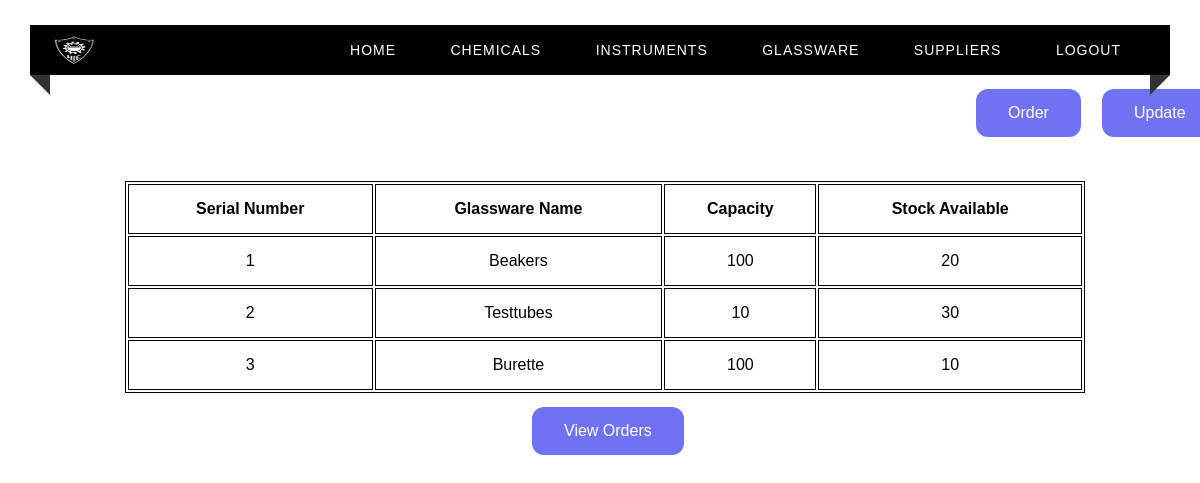
The app's page /glassware, older data.
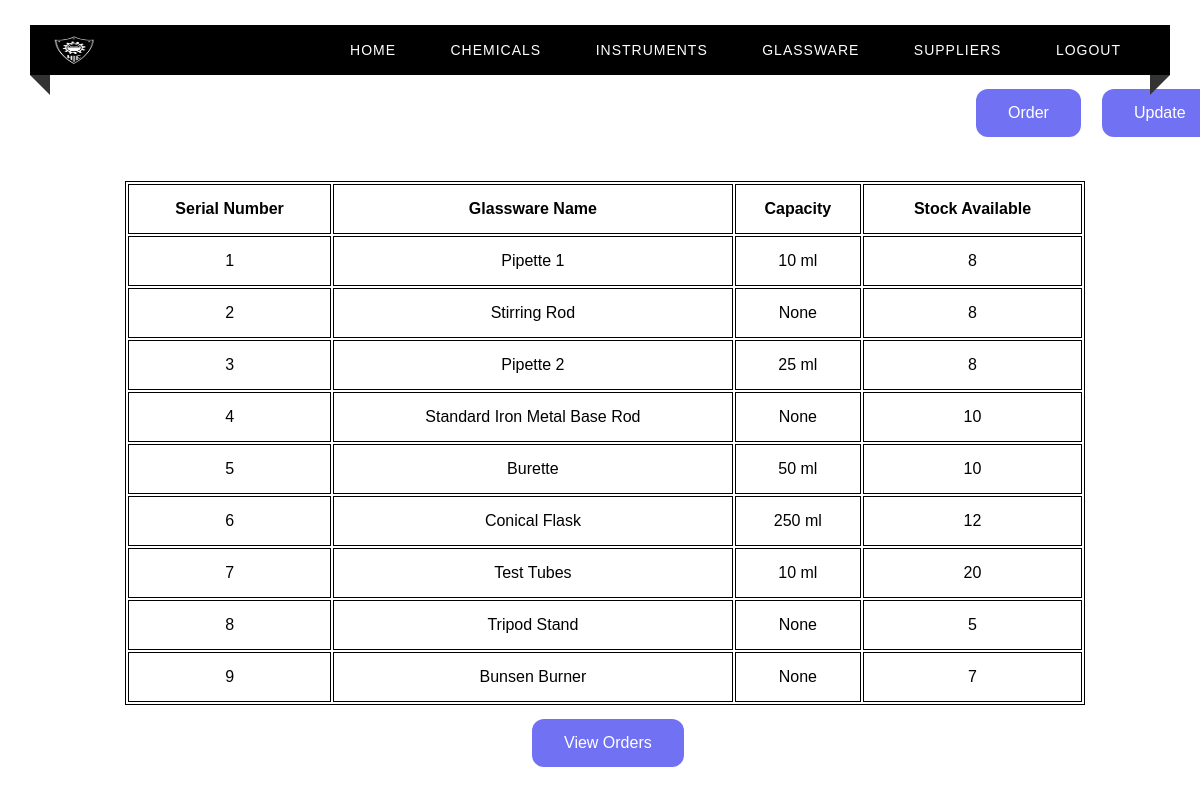
The same page, newer data.
### tables this page shows
CREATE TABLE GLASSWARE(
    Sno INTEGER UNIQUE ,
    Glass_Name VARCHAR(50) primary key,
    Capacity VARCHAR(10),
    Quantiy_Available integer(3)
);

### app.py (the view)
@app.route("/glassware")
def glassware() :
    c = get_db()
    cur = c.cursor()
    cur.execute("SELECT * from GLASSWARE")
    return render_template("glassware.html", test = cur.fetchall())

### app.py (called while the page is built)
def get_db():
    db = getattr(g, '_database', None)
    if db is None:
        db = g._database = sqlite3.connect(DATABASE)
    return db

@app.teardown_appcontext
def close_connection(exception):
    db = getattr(g, '_database', None)
    if db is not None:
        db.close()

### templates/glassware.html (shortened to what this page needs)
<html>
<head>
    <link rel="stylesheet" type="text/css" href="../static/home.css">
</head>
<body>
<div class="custom-padding">
        <nav>
            <div class="logo"><img src = "../static/nieLogo.png" width = "45px", height = "30px"></div>
            <ul class="menu-area">
                <li><a href="/home">Home</a></li>
                <li><a href="/chemicals">Chemicals</a></li>
                <li><a href="/instruments">Instruments</a></li>
                <li><a href="/glassware">Glassware</a></li>
                <li><a href="/suppliers">Suppliers</a></li>
                <li><a href="/">Logout</a></li>
            </ul>
        </nav>
        <a href="/updateGlasswareOptions" target = "_blank" class="button">Update</a>
        <a href="/orderGlassware" class="button1">Order</a>
        <div class="tab">
          <table align="center" style="margin-left : 125px; margin-top : 50px;">
              <th>Serial Number</th>
              <th>Glassware Name </th>
              <th>Capacity</th>
              <th>Stock Available</th>
            {% for row in test %}
            <tr>
                <td> {{ row[0] }}</td>
                <td> {{ row[1] }}</td>
                <td> {{ row[2] }}</td>
                <td> {{ row[3] }}</td>
            </tr>
            {% endfor %}
          </table>
        </div>
        <a href="/viewGlasswareOrders" class="button2">View Orders</a>
    </div>
</body>
</html>

Row changes from the older to the newer data that the page shows:
removed GLASSWARE: Sno "1", Glass_Name "Beakers", Capacity "100", Quantiy_Available "20"
removed GLASSWARE: Sno "2", Glass_Name "Testtubes", Capacity "10", Quantiy_Available "30"
added GLASSWARE: Sno "1", Glass_Name "Pipette 1", Capacity "10 ml", Quantiy_Available "8"
added GLASSWARE: Sno "2", Glass_Name "Stirring Rod", row "None", Quantiy_Available "8"
added GLASSWARE: Sno "3", Glass_Name "Pipette 2", Capacity "25 ml", Quantiy_Available "8"
added GLASSWARE: Sno "4", Glass_Name "Standard Iron Metal Base Rod", row "None", Quantiy_Available "10"
changed GLASSWARE "Burette": Sno "3" → "5"; Capacity "100" → "50 ml"
added GLASSWARE: Sno "6", Glass_Name "Conical Flask", Capacity "250 ml", Quantiy_Available "12"
added GLASSWARE: Sno "7", Glass_Name "Test Tubes", Capacity "10 ml", Quantiy_Available "20"
added GLASSWARE: Sno "8", Glass_Name "Tripod Stand", row "None", Quantiy_Available "5"
added GLASSWARE: Sno "9", Glass_Name "Bunsen Burner", row "None", Quantiy_Available "7"
